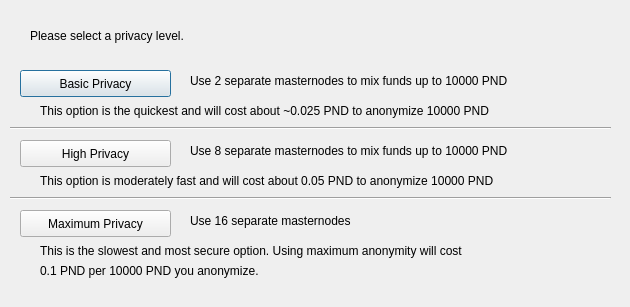
<?xml version="1.0" encoding="UTF-8"?>
<ui version="4.0">
 <class>DarksendConfig</class>
 <widget class="QDialog" name="DarksendConfig">
  <property name="geometry">
   <rect>
    <x>0</x>
    <y>0</y>
    <width>630</width>
    <height>307</height>
   </rect>
  </property>
  <property name="windowTitle">
   <string>Configure Darksend</string>
  </property>
  <widget class="QPushButton" name="buttonBasic">
   <property name="geometry">
    <rect>
     <x>20</x>
     <y>70</y>
     <width>151</width>
     <height>27</height>
    </rect>
   </property>
   <property name="text">
    <string>Basic Privacy</string>
   </property>
  </widget>
  <widget class="QPushButton" name="buttonHigh">
   <property name="geometry">
    <rect>
     <x>20</x>
     <y>140</y>
     <width>151</width>
     <height>27</height>
    </rect>
   </property>
   <property name="text">
    <string>High Privacy</string>
   </property>
  </widget>
  <widget class="QPushButton" name="buttonMax">
   <property name="geometry">
    <rect>
     <x>20</x>
     <y>210</y>
     <width>151</width>
     <height>27</height>
    </rect>
   </property>
   <property name="text">
    <string>Maximum Privacy</string>
   </property>
  </widget>
  <widget class="QLabel" name="label">
   <property name="geometry">
    <rect>
     <x>30</x>
     <y>20</y>
     <width>571</width>
     <height>31</height>
    </rect>
   </property>
   <property name="text">
    <string>Please select a privacy level.</string>
   </property>
  </widget>
  <widget class="QLabel" name="label_2">
   <property name="geometry">
    <rect>
     <x>190</x>
     <y>70</y>
     <width>421</width>
     <height>21</height>
    </rect>
   </property>
   <property name="text">
    <string>Use 2 separate masternodes to mix funds up to 10000 PND</string>
   </property>
  </widget>
  <widget class="QLabel" name="label_3">
   <property name="geometry">
    <rect>
     <x>190</x>
     <y>140</y>
     <width>411</width>
     <height>21</height>
    </rect>
   </property>
   <property name="text">
    <string>Use 8 separate masternodes to mix funds up to 10000 PND</string>
   </property>
  </widget>
  <widget class="QLabel" name="label_4">
   <property name="geometry">
    <rect>
     <x>190</x>
     <y>210</y>
     <width>421</width>
     <height>21</height>
    </rect>
   </property>
   <property name="text">
    <string>Use 16 separate masternodes</string>
   </property>
  </widget>
  <widget class="QLabel" name="label_6">
   <property name="geometry">
    <rect>
     <x>40</x>
     <y>100</y>
     <width>561</width>
     <height>21</height>
    </rect>
   </property>
   <property name="text">
    <string>This option is the quickest and will cost about ~0.025 PND to anonymize 10000 PND</string>
   </property>
  </widget>
  <widget class="QLabel" name="label_7">
   <property name="geometry">
    <rect>
     <x>40</x>
     <y>170</y>
     <width>561</width>
     <height>21</height>
    </rect>
   </property>
   <property name="text">
    <string>This option is moderately fast and will cost about 0.05 PND to anonymize 10000 PND</string>
   </property>
  </widget>
  <widget class="QLabel" name="label_8">
   <property name="geometry">
    <rect>
     <x>40</x>
     <y>240</y>
     <width>561</width>
     <height>21</height>
    </rect>
   </property>
   <property name="text">
    <string>This is the slowest and most secure option. Using maximum anonymity will cost</string>
   </property>
  </widget>
  <widget class="QLabel" name="label_9">
   <property name="geometry">
    <rect>
     <x>40</x>
     <y>260</y>
     <width>561</width>
     <height>21</height>
    </rect>
   </property>
   <property name="text">
    <string>0.1 PND per 10000 PND you anonymize.</string>
   </property>
  </widget>
  <widget class="Line" name="line">
   <property name="geometry">
    <rect>
     <x>10</x>
     <y>120</y>
     <width>601</width>
     <height>16</height>
    </rect>
   </property>
   <property name="orientation">
    <enum>Qt::Horizontal</enum>
   </property>
  </widget>
  <widget class="Line" name="line_2">
   <property name="geometry">
    <rect>
     <x>10</x>
     <y>190</y>
     <width>601</width>
     <height>16</height>
    </rect>
   </property>
   <property name="orientation">
    <enum>Qt::Horizontal</enum>
   </property>
  </widget>
 </widget>
 <resources/>
 <connections/>
</ui>
